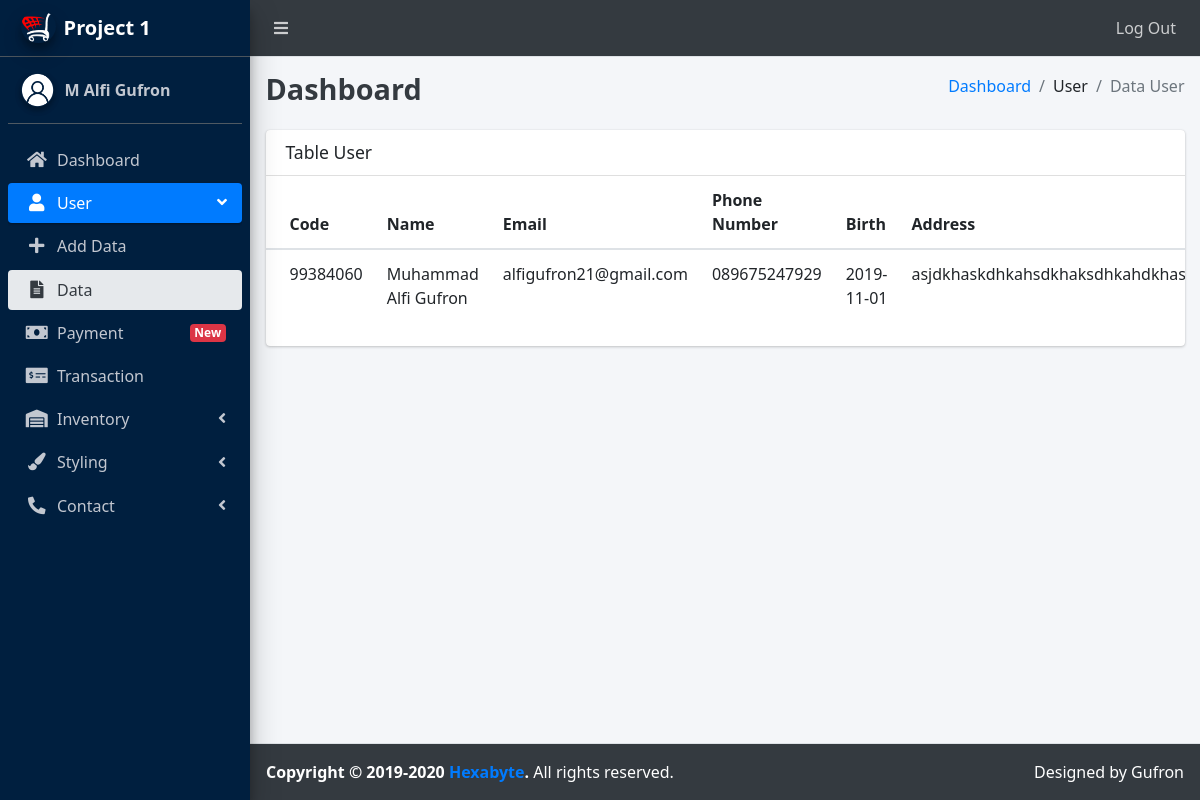
Page /admin/user/data-user.php (signed in) on the earlier database version.
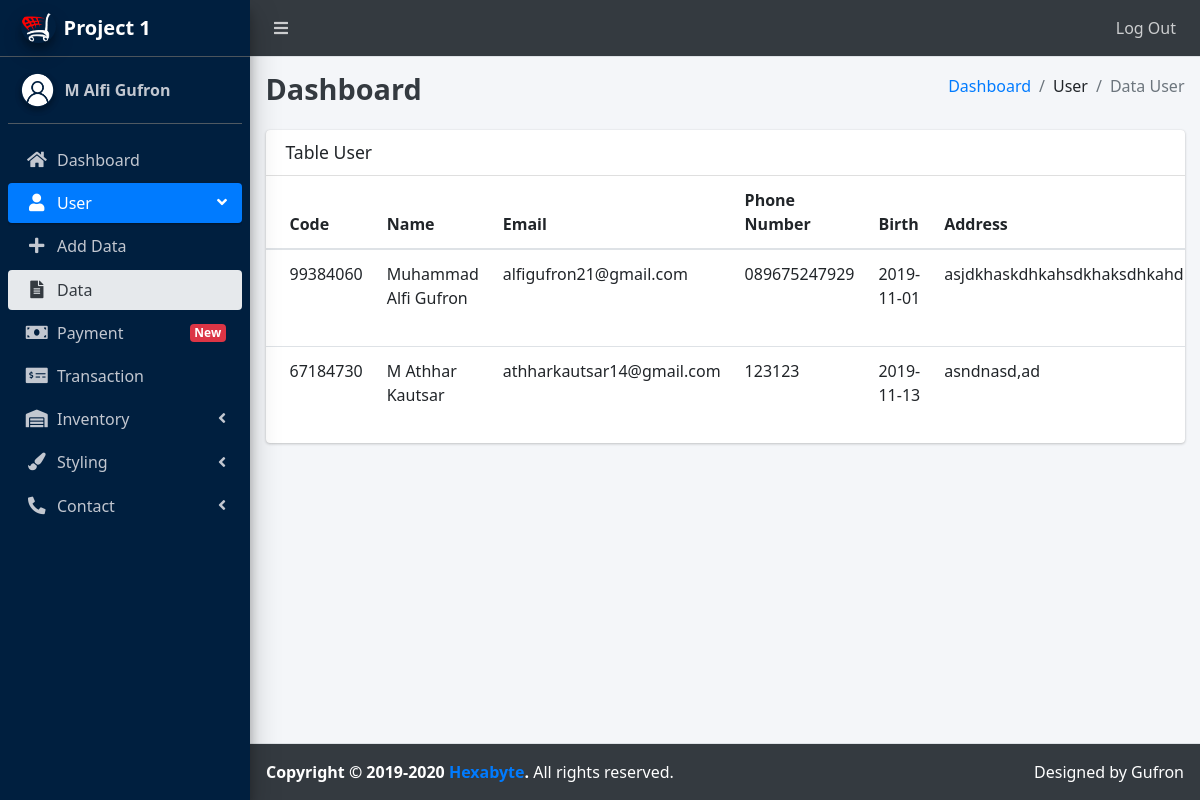
Same page on the later database version.
### tables this page shows
CREATE TABLE `tbl_user` (
  `id` int(11) NOT NULL,
  `code` int(10) NOT NULL,
  `name` varchar(255) NOT NULL,
  `username` varchar(64) NOT NULL,
  `password` varchar(64) NOT NULL,
  `birth` date NOT NULL,
  `email` varchar(64) NOT NULL,
  `phone_number` varchar(14) NOT NULL,
  `address` text NOT NULL,
  `picture` text NOT NULL
);

### config.php (called while the page is built, shortened)
<?php
    class project1{
        protected $db;
        function __construct(){
            $driver     = "mysql";
            $host       = "localhost";
            $dbname     = "db_project1";
            $charset    = "utf8mb4";
            $user       = "root";
            $password   = "";
            $option     = NULL;
            $dsn        = "${driver}:host=${host};dbname=${dbname};charset=${charset}";
            try{
                $this->db = new PDO($dsn, $user, $password, $option);
            }catch(\PDOException $e){
                throw new \PDOException($e->getMessage(), (int)$e->getCode());
            }
        }
        public function dataUser(){
            $sql = "SELECT * FROM tbl_user";
            $stmt = $this->db->prepare($sql);
            if($stmt->execute()){
                return $stmt;
            }
        }
    }
?>

### admin/user/data-user.php (the view, shortened to what this page needs)
<?php
    require ('../../config.php');
?>
<!DOCTYPE html>
<html lang="en">
<head>
    <link rel="stylesheet" href="../../asset/css/style.css">
    <link rel="stylesheet" href="../../asset/plugins/fontawesome-free/css/all.min.css">
    <link rel="stylesheet" href="../../asset/plugins/icheck-bootstrap/icheck-bootstrap.min.css">
    <link rel="stylesheet" href="../../asset/css/bootstrap.min.css">
    <link rel="stylesheet" href="../../asset/css/adminlte.min.css">
    <link rel="stylesheet" href="../../asset/css/adminlte.min.css">
</head>
<body class="hold-transition sidebar-mini">
    <div class="wrapper">
        <nav class="main-header navbar navbar-expand navbar-dark navbar-dark">
            <ul class="navbar-nav">
                <li class="nav-item">
                    <a class="nav-link" data-widget="pushmenu" href="#"><i class="fas fa-bars"></i></a>
                </li>
            </ul>
            <ul class="navbar-nav ml-auto">
            <li class="nav-item">
                    <a class="nav-link" href="../logout.php">
                        Log Out
                    </a>
                </li>
            </ul>
        </nav>
        <aside class="main-sidebar sidebar-dark-primary bg-navy elevation-4">
            <a href="index3.html" class="brand-link">
                <img src="../../asset/img/logo.png" alt="AdminLTE Logo" class="brand-image img-circle elevation-3">
                <span class="brand-text font-weight-bold">Project 1</span>
            </a>
            <div class="sidebar">
                <div class="user-panel mt-3 pb-3 mb-3 d-flex">
                    <div class="image">
                        <img src="../../asset/img/profile-icon.png" class="img-circle elevation-2" alt="User Image">
                    </div>
                    <div class="info">
                        <a href="#" class="d-block font-weight-bold">M Alfi Gufron</a>
                    </div>
                </div>
                <nav class="mt-2">
                    <ul class="nav nav-pills nav-sidebar flex-column" data-widget="treeview" role="menu" data-accordion="false">
                        <li class="nav-item has-treeview">
                            <a id="dashboard" class="nav-link" href="../dashboard.php">
                                <i class="nav-icon fas fa-home"></i>
                                <p>Dashboard</p>
                            </a>
                        </li>
                        <li class="nav-item has-treeview menu-open">
                            <a href="#" class="nav-link active">
                            <i class="nav-icon fas fa-user"></i>
                            <p>
                                User
                                <i class="right fas fa-angle-left"></i>
                            </p>
                            </a>
                            <ul class="nav nav-treeview">
                                <li class="nav-item">
                                    <a id="add-user" class="nav-link" href="add-user.php">
                                        <i class="fas fa-plus nav-icon"></i>
                                        <p>Add Data</p>
                                    </a>
                                </li>
                                <li class="nav-item">
                                    <a id="data-user" class="nav-link active" href="data-user.php">
                                        <i class="fas fa-file-alt nav-icon"></i>
                                        <p>Data</p>
                                    </a>
                                </li>
                                <li class="nav-item">
                                    <a id="payment" class="nav-link" href="payment.php">
                                        <i class="fas fa-money-bill nav-icon"></i>
                                        <p>
                                            Payment
                                            <span class="right badge badge-danger">New</span>
                                        </p>
                                    </a>
                                </li>
                                <li class="nav-item">
                                    <a id="transaction" class="nav-link" href="transaction.php">
                                        <i class="fas fa-money-check-alt nav-icon"></i>
                                        <p>Transaction</p>
                                    </a>
                                </li>
                            </ul>
                        </li>
                        <li class="nav-item has-treeview ">
                            <a href="#" class="nav-link">
                            <i class="nav-icon fas fa-warehouse"></i>
                            <p>
                                Inventory
                                <i class="right fas fa-angle-left"></i>
                            </p>
                            </a>
                        </li>
                        <li class="nav-item has-treeview ">
                            <a href="#" class="nav-link">
                            <i class="nav-icon fas fa-paint-brush"></i>
                            <p>
                                Styling
                                <i class="right fas fa-angle-left"></i>
                            </p>
                            </a>
                        </li>
                        <li class="nav-item has-treeview ">
                            <a href="#" class="nav-link">
                            <i class="nav-icon fas fa-phone-alt"></i>
                            <p>
                                Contact
                                <i class="right fas fa-angle-left"></i>
                            </p>
                            </a>
                        </li>
                    </ul>
                </nav>
            </div>
        </aside>
        <div class="content-wrapper">
            <div class="content-header">
                <div class="container-fluid">
                    <div class="row mb-2">
                        <div class="col-sm-6">
                            <h1 class="m-0 text-dark font-weight-bold">Dashboard</h1>
                        </div>
                        <div class="col-sm-6">
                            <ol class="breadcrumb float-sm-right url-dashboard">
                                <li class="breadcrumb-item"><a href="../dashboard.php">Dashboard</a></li>
                                <li class="breadcrumb-item">User</li>
                                <li class="breadcrumb-item active">Data User</li>
                            </ol>
                        </div>
                    </div>
                </div>
            </div>
            <div class="content">
                <div class="container-fluid">
                    <div class="row">
                        <div class="col-12">
                            <div class="card">
                                <div class="card-header">
                                    <h3 class="card-title">Table User</h3>
                                </div>
                                <div class="card-body table-responsive p-0">
                                    <table class="table table-hover">
                                        <thead>
                                            <tr>
                                                <th>Code</th>
                                                <th>Name</th>
                                                <th>Email</th>
                                                <th>Phone Number</th>
                                                <th>Birth</th>
                                                <th>Address</th>
                                            </tr>
                                        </thead>
                                        <tbody>
                                            <?php
                                                $def = new project1();
                                                $datauser = $def->dataUser();
                                                while($d = $datauser->fetch(PDO::FETCH_OBJ)){
                                                    echo
                                                    "
                                                        <tr>
                                                        <td>$d->code</td>
                                                        <td>$d->name</td>
                                                        <td>$d->email</td>
                                                        <td>$d->phone_number</td>
                                                        <td>$d->birth</td>
                                                        <td>$d->address</td>
                                                        <td>
                                                            <a href='delete-user.php?id=$d->id' class='btn-option'><button type='button' class='btn btn-block btn-xs btn-danger'>Delete</button></a>
                                                        </td>
                                                        </tr>
                                                    ";
                                                }
                                            ?>
                                            </tbody>
                                    </table>
                                </div>
                            </div>
                        </div>
                    </div>
                </div>
            </div>
        </div>
        <footer class="main-footer bg-gray-dark">
            <div class="float-right d-none d-sm-inline">
                Designed by Gufron
            </div>
            <strong>Copyright &copy; 2019-2020 <a href="#">Hexabyte</a>.</strong> All rights reserved.
        </footer>
    </div>
</body>
</html>

### asset/css/style.css (style rules this page uses)
body { font-family: 'Segoe UI', Tahoma, Geneva, Verdana, sans-serif!important }
.main-sidebar { background-color: #2f3640!important }

Differences in the rows shown:
added tbl_user: code "67184730", name "M Athhar Kautsar", email "athharkautsar14@gmail.com", phone_number "123123", birth "2019-11-13", address "asndnasd,ad"
